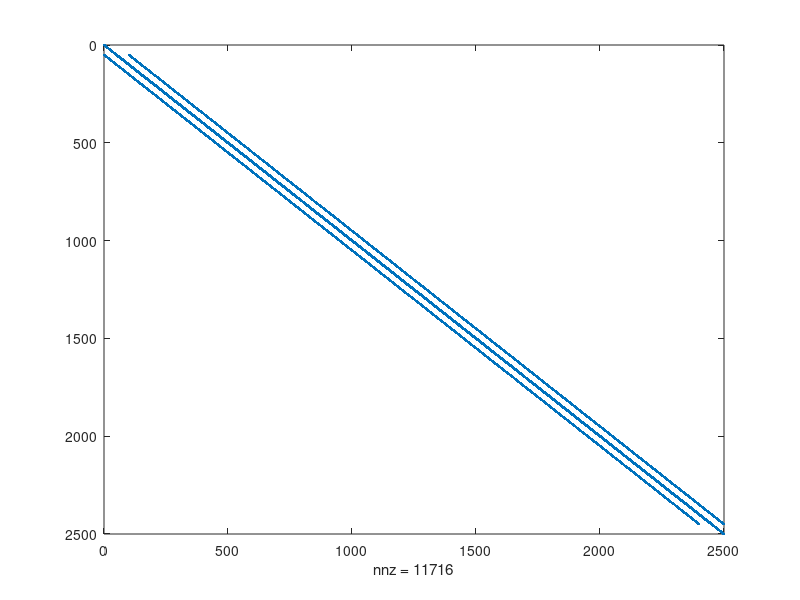
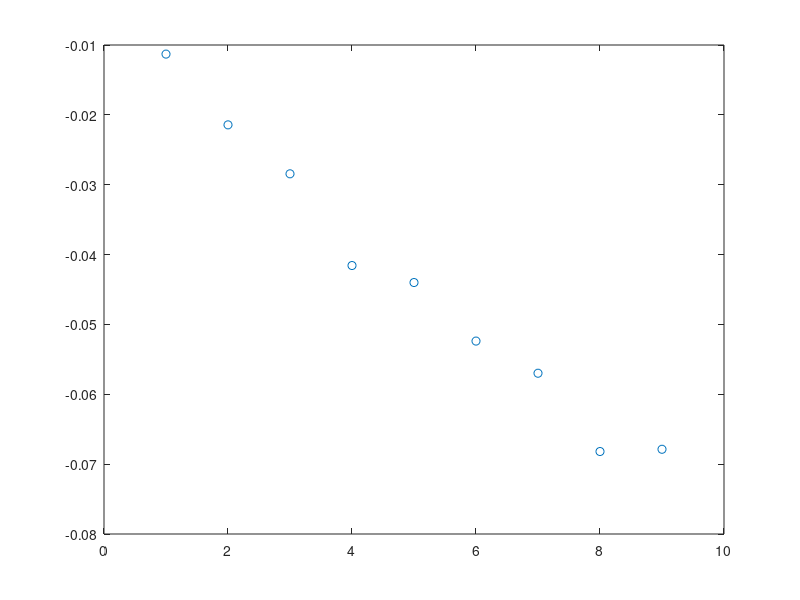
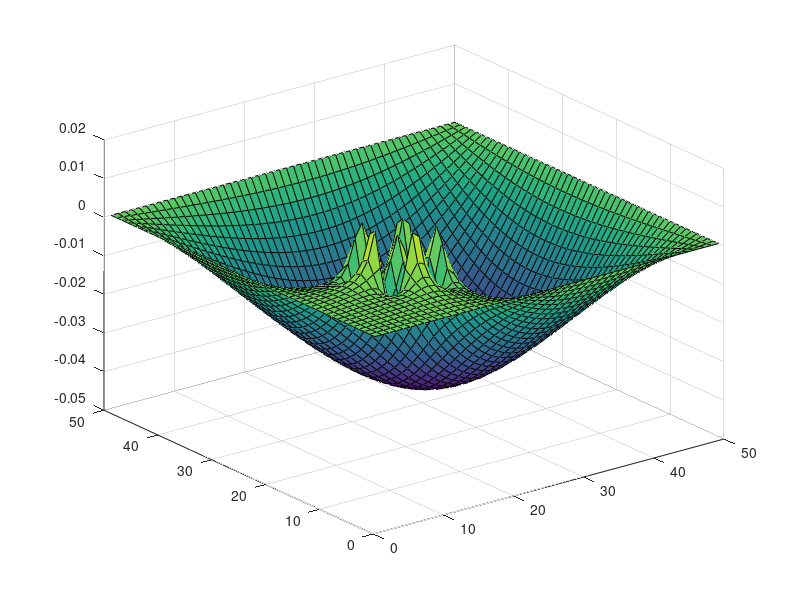
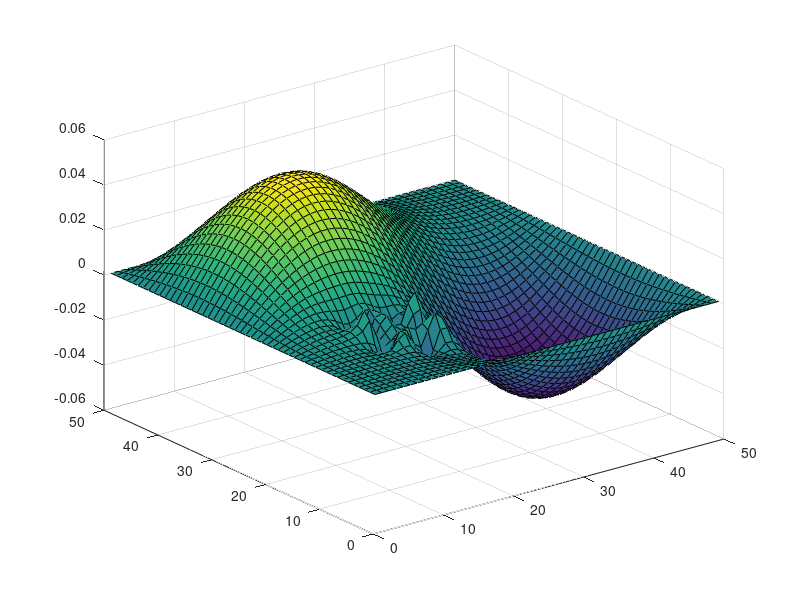

Write MATLAB code to recreate these figures, in order.
nx = 50;
ny = 50;

G = sparse(nx*ny);
for i = 1:nx
    for j = 1:ny
        n = j +(i-1)*ny;
        if i == 1 || i == nx || j == 1 || j == ny
            G(n,n) = 1;
        elseif i >10 && i <20 && j>10 && j<20
         nxm = j + (i-2)*ny;
            nxp = j + i*ny;
            nym = j-1 + (i-1)*ny;
            nyp = j+1 + (i-1)*ny;
            
            G(n,n) = -2;
            G(n,nxm) = 1;
            G(n,nxp) = 1;
            G(n,nym) = 1;
            G(n,nyp) = 1; 
       
        else
            nxm = j + (i-2)*ny;
            nxp = j + i*ny;
            nym = j-1 + (i-1)*ny;
            nyp = j+1 + (i-1)*ny;
            
            G(n,n) = -4;
            G(n,nxm) = 1;
            G(n,nxp) = 1;
            G(n,nym) = 1;
            G(n,nyp) = 1; 
        
        end
    end
end

figure(1)
spy(G)

[E,D] = eigs(G,9,'SM');

eigenvalues = diag(D);
figure(2)
plot(eigenvalues,'o')

eigenfunction = zeros(nx,ny,9);
for i = 1:nx
    for j = 1:ny
        n = j +(i-1)*ny;
        eigenfunction(i,j,:) = E(n,:);
    end
end

for i = 1:9
    figure(i+2)
    surf(eigenfunction(:,:,i))
end